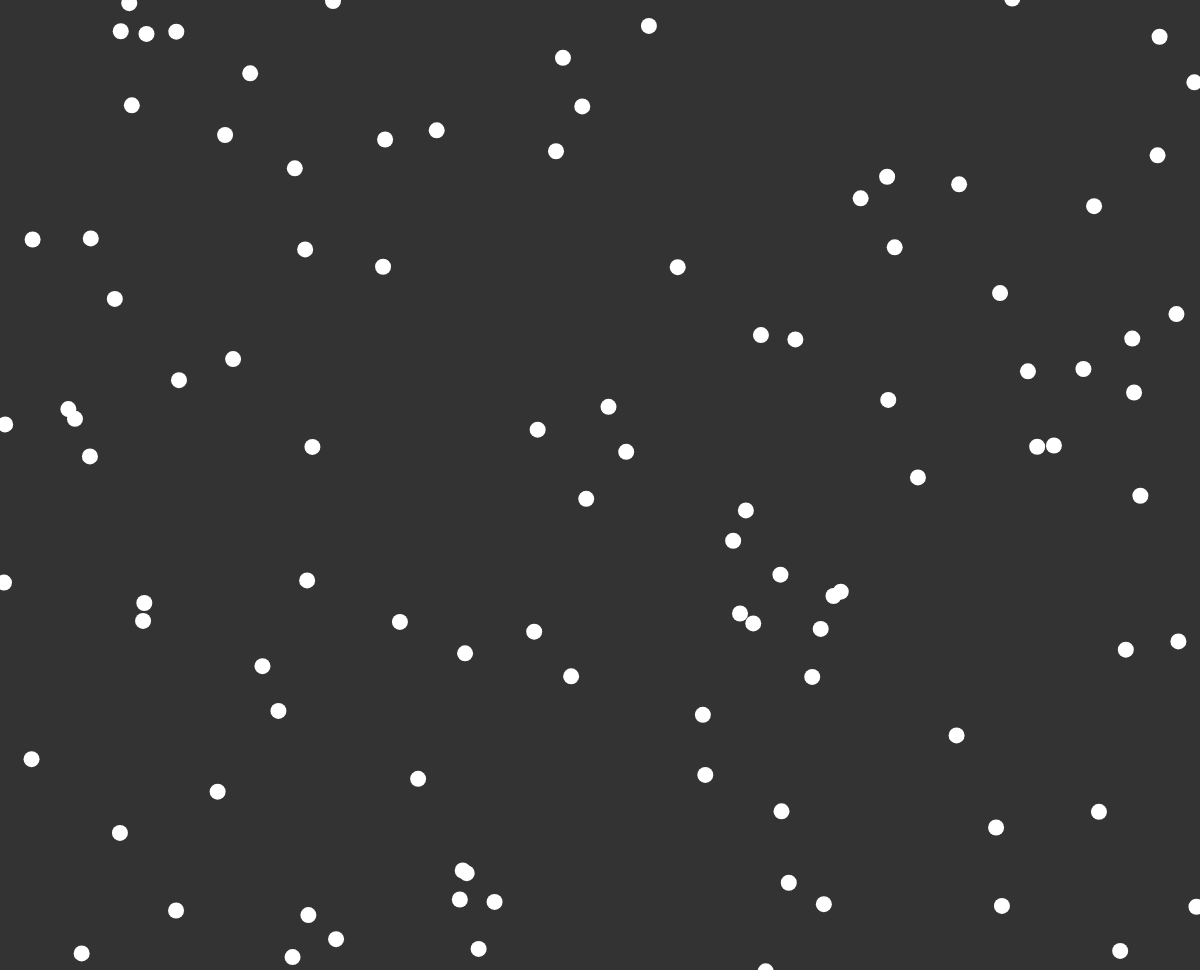
Frame 1 (no input)
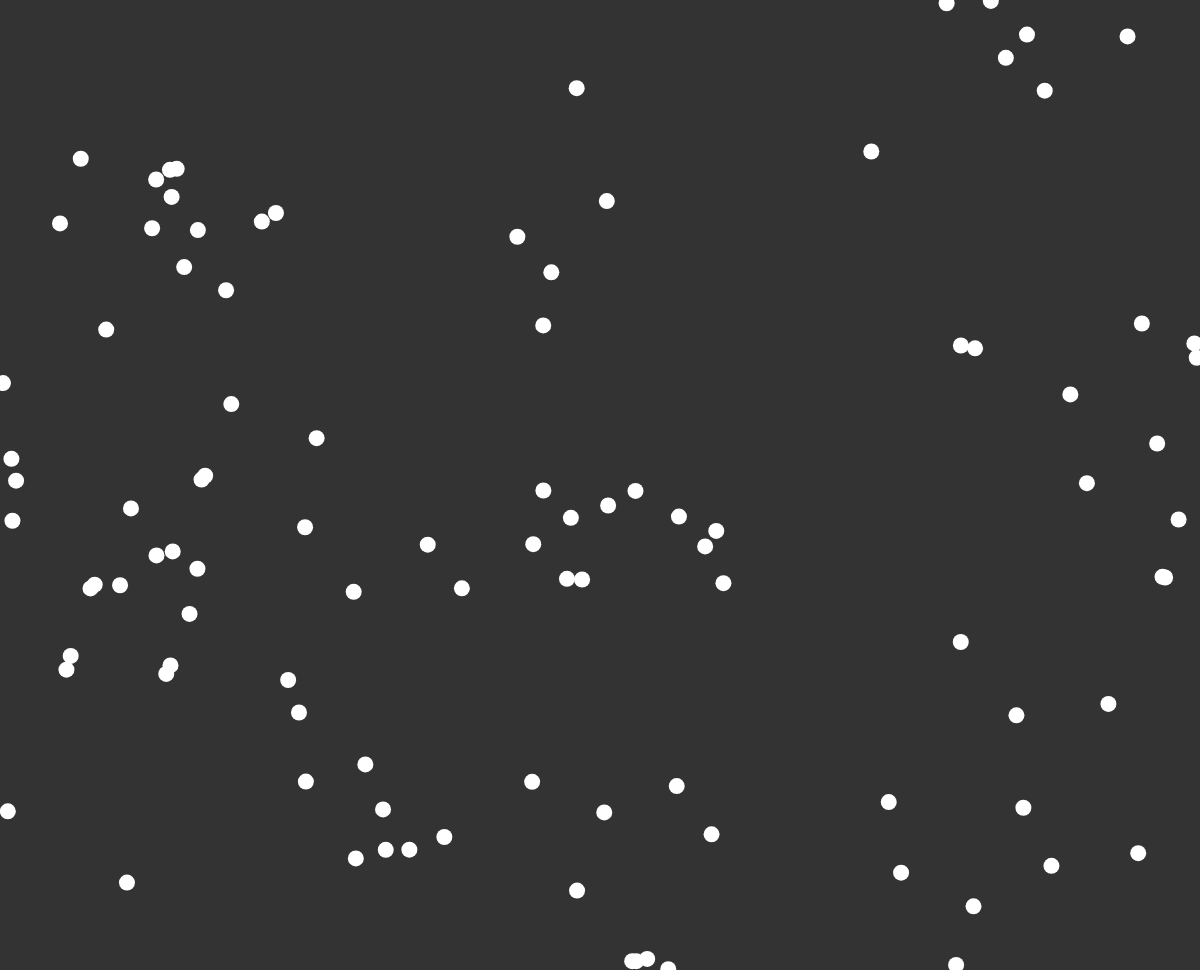
Frame 60 (no input)
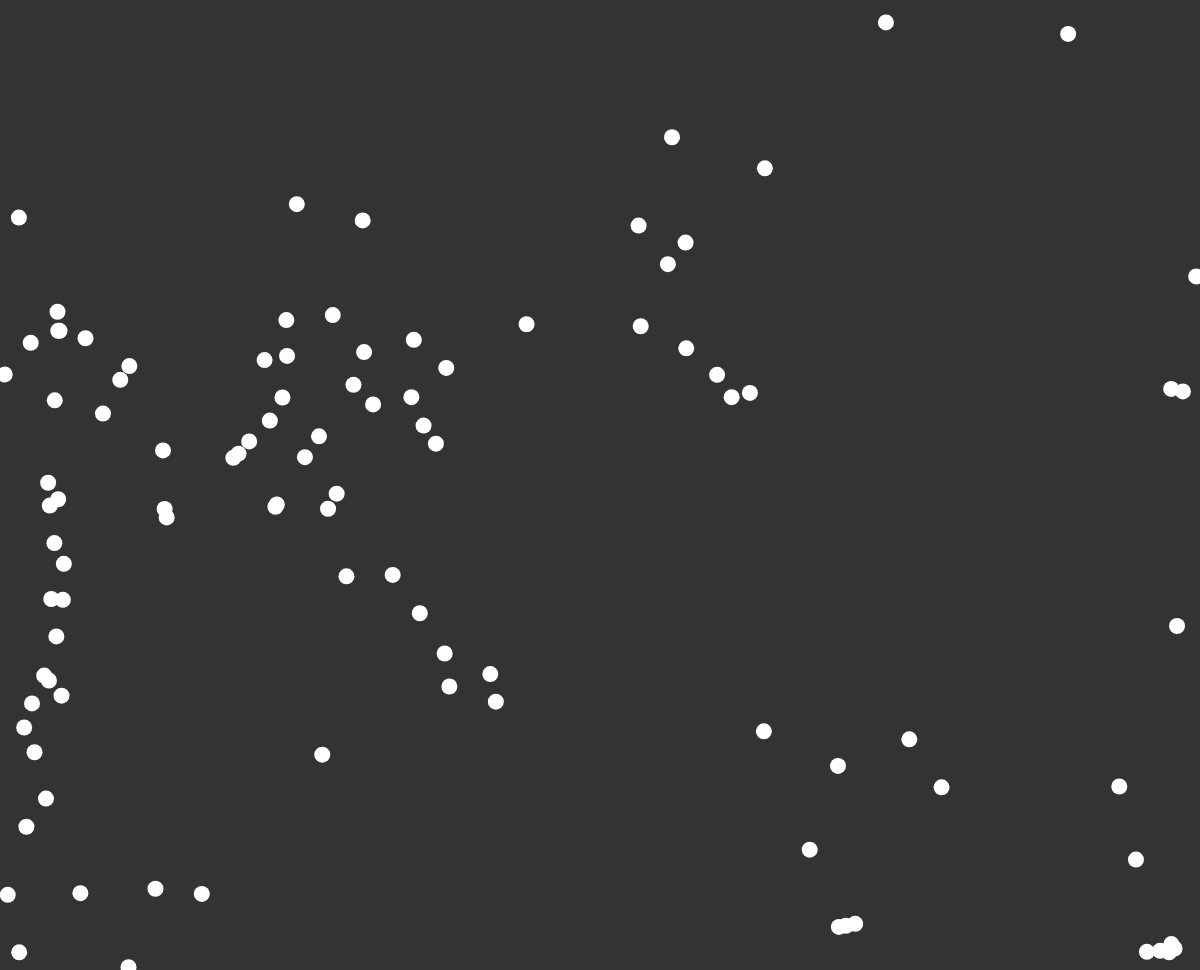
Frame 120 (the mouse pressed at the canvas centre since frame 60)

The p5.js sketch that drew these frames (run headless with seeded random() and noise() and a simulated clock; from frame 60 on, the mouse is pressed at the canvas centre):

// p5.js sketch
// ── sketch.js
let flock = [];
let flockCopy=[];

function setup() {
    createCanvas(windowWidth, windowHeight-30);
    alignSLider=createSlider(0,5,4,0.1);
    cohesionSlider=createSlider(0,5,4,0.1);
    separationSlider=createSlider(0,5,4,0.1);
   for(let i=0;i<=100;i++){
   	flock.push(new Boid());
   } 
}

function draw() {
    background(51);
    flockCopy=[...flock]
    for (let boid of flock){
      boid.edges();
      boid.flock(flockCopy);
    	boid.update();
    	boid.show();
    } 
}
// ── boid.js
class Boid {
    constructor() {
        this.position = createVector(random(width), random(height));
        this.velocity = p5.Vector.random2D();
        this.velocity.setMag(random(2, 5));
        this.acceleration = createVector();
        this.maxForce = 0.2;
        this.maxSpeed = 4;
    }
    align(boids) {
        let perceptionRadius = 100;
        let total = 0;
        let steering = createVector();
        for (let other of boids) {
            let d = dist(this.position.x, this.position.y, other.position.x, other.position.y);
            if (other != this && d < perceptionRadius) {
                steering.add(other.velocity);
                total++;
            }

        }
        if (total) {
            steering.div(total);
            steering.setMag(this.maxSpeed);
            steering.sub(this.velocity);
            steering.limit(this.maxForce);
        }
        return steering;
    }
    cohesion(boids) {
        let perceptionRadius = 50;
        let total = 0;
        let steering = createVector();
        for (let other of boids) {
            let d = dist(this.position.x, this.position.y, other.position.x, other.position.y);
            if (other != this && d < perceptionRadius) {
                steering.add(other.position);
                total++;
            }

        }
        if (total) {
            steering.div(total);
            steering.sub(this.position);
            steering.setMag(this.maxSpeed);
            steering.sub(this.velocity);
            steering.limit(this.maxForce);
        }
        return steering;
    }
    separation(boids) {
        let perceptionRadius = 50;
        let total = 0;
        let steering = createVector();
        for (let other of boids) {
            let d = dist(this.position.x, this.position.y, other.position.x, other.position.y);
            if (other != this && d < perceptionRadius) {
                let diff = p5.Vector.sub(this.position, other.position);
                diff.div(d);
                steering.add(diff);
                total++;
            }

        }
        if (total) {
            steering.div(total);
            steering.setMag(this.maxSpeed);
            steering.sub(this.velocity);
            steering.limit(this.maxForce);
        }
        return steering;
    }
    edges() {
        if (this.position.x > width) this.position.x = 0;
        else if (this.position.x < 0) this.position.x = width;
        else if (this.position.y > height) this.position.y = 0;
        else if (this.position.y < 0) this.position.y = height;
    }
    flock(boids) {
        let alignment = this.align(boids);
        let cohesion = this.cohesion(boids);
        let separation = this.separation(boids);
        separation.mult(separationSlider.value())
        cohesion.mult(separationSlider.value())
        alignment.mult(separationSlider.value())
        this.acceleration.add(alignment);
        this.acceleration.add(cohesion);
        this.acceleration.add(separation);
    }
    update() {
        this.position.add(this.velocity);
        this.velocity.add(this.acceleration);
        this.acceleration.mult(0);
    }
    show() {
        strokeWeight(16);
        stroke(255);
        point(this.position.x, this.position.y);
    }
}
